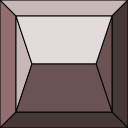

A 2D game scene composited from a Tiled map and its tileset images. What follows is a short description and the map's XML, with every tile layer's data as written:
An orthogonal 2x2 tile map with 64x64 px tiles, 1 tile layer (Tile Layer 1).

<map version="1.0" tiledversion="1.1.2" orientation="orthogonal" renderorder="right-down" width="2" height="2" tilewidth="64" tileheight="64" infinite="0" nextobjectid="1">
 <tileset firstgid="1" source="Buildings1.tsx" />
 <layer name="Tile Layer 1" width="2" height="2">
  <data encoding="csv">
49,51,
57,59
</data>
 </layer>
</map>
